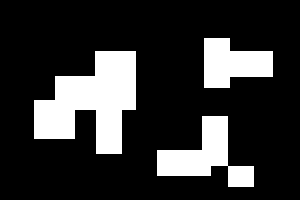
#> input picture Question_51_60/seg.png, 300 x 200 px, found by its file name
$ python answer_59.py   (older library calls are emulated)
#> lines starting #> are read from the running program, lines starting #| are printed output that depends on the picture; after the words box and inside, x2 and y2 are one past the last pixel; in counts of white or black regions, pixels touching at a corner belong together
import cv2
import numpy as np
import matplotlib.pyplot as plt

# Read image
img = cv2.imread("seg.png").astype(np.float32)
#> img: shape (200, 300, 3) float32; 19.7% white; 3 white regions, box (x1, y1, x2, y2) and area: (34, 51, 136, 154) 6322, (157, 116, 254, 187) 3106, (204, 38, 273, 88) 2418
H, W, C = img.shape
#> H = 200; W = 300; C = 3

label = np.zeros((H, W), dtype=np.int)
label[img[..., 0]>0] = 1

LUT = [0 for _ in range(H*W)]

n = 1

for y in range(H):
    for x in range(W):
        if label[y, x] == 0:
            continue
        c2 = label[max(y-1,0), min(x+1, W-1)]
        c3 = label[max(y-1,0), x]
        c4 = label[max(y-1,0), max(x-1,0)]
        c5 = label[y, max(x-1,0)]
        if c3 < 2 and c5 < 2 and c2 < 2 and c4 < 2:
            n += 1
            label[y, x] = n
        else:
            _vs = [c3, c5, c2, c4]
            vs = [a for a in _vs if a > 1]
            v = min(vs)
            label[y, x] = v

            minv = v
            for _v in vs:
                if LUT[_v] != 0:
                    minv = min(minv, LUT[_v])
            for _v in vs:
                LUT[_v] = minv
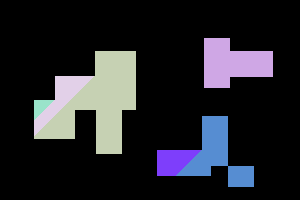
#> label: shape (200, 300) int64; 7 distinct labels, from 0 to 7; one colour per label, 0 black
#> after the loop, n = 7

count = 1

for l in range(2, n+1):
    flag = True
    for i in range(n+1):
        if LUT[i] == l:
            if flag:
                count += 1
                flag = False
            LUT[i] = count
#> after the loop, count = 4

COLORS = [[0, 0, 255], [0, 255, 0], [255, 0, 0], [255, 255, 0]]
out = np.zeros((H, W, C), dtype=np.uint8)

for i, lut in enumerate(LUT[2:]):
    out[label == (i+2)] = COLORS[lut-2]
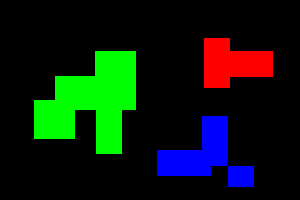
#> out: shape (200, 300, 3); mean of channels 0, 1, 2 13.2, 26.9, 10.3; drawn as B, G, R

# Save result
cv2.imwrite("out.png", out)
cv2.imshow("result", out)
cv2.waitKey(0)
cv2.destroyAllWindows()
